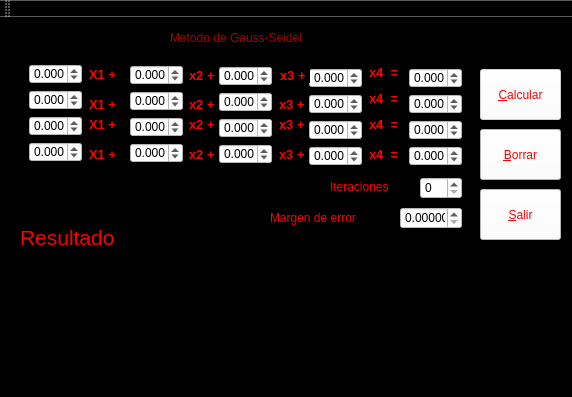
<?xml version="1.0" encoding="UTF-8"?>
<ui version="4.0">
 <class>seidel</class>
 <widget class="QMainWindow" name="seidel">
  <property name="geometry">
   <rect>
    <x>0</x>
    <y>0</y>
    <width>572</width>
    <height>397</height>
   </rect>
  </property>
  <property name="windowTitle">
   <string>seidel</string>
  </property>
  <property name="styleSheet">
   <string notr="true">background-color: rgb(0, 0, 0);</string>
  </property>
  <widget class="QWidget" name="centralWidget">
   <widget class="QLabel" name="label_12">
    <property name="geometry">
     <rect>
      <x>279</x>
      <y>129</y>
      <width>30</width>
      <height>16</height>
     </rect>
    </property>
    <property name="font">
     <font>
      <pointsize>10</pointsize>
      <weight>75</weight>
      <bold>true</bold>
     </font>
    </property>
    <property name="styleSheet">
     <string notr="true">color: rgb(255, 0, 0);</string>
    </property>
    <property name="text">
     <string>x3 +</string>
    </property>
   </widget>
   <widget class="QDoubleSpinBox" name="d1">
    <property name="geometry">
     <rect>
      <x>309</x>
      <y>51</y>
      <width>53</width>
      <height>20</height>
     </rect>
    </property>
    <property name="styleSheet">
     <string notr="true">background-color: rgb(255, 255, 255);</string>
    </property>
    <property name="decimals">
     <number>3</number>
    </property>
    <property name="minimum">
     <double>-99.000000000000000</double>
    </property>
    <property name="singleStep">
     <double>0.100000000000000</double>
    </property>
   </widget>
   <widget class="QDoubleSpinBox" name="c2">
    <property name="geometry">
     <rect>
      <x>219</x>
      <y>75</y>
      <width>53</width>
      <height>20</height>
     </rect>
    </property>
    <property name="styleSheet">
     <string notr="true">background-color: rgb(255, 255, 255);</string>
    </property>
    <property name="decimals">
     <number>3</number>
    </property>
    <property name="minimum">
     <double>-99.000000000000000</double>
    </property>
    <property name="singleStep">
     <double>0.100000000000000</double>
    </property>
   </widget>
   <widget class="QLabel" name="label_18">
    <property name="geometry">
     <rect>
      <x>170</x>
      <y>0</y>
      <width>241</width>
      <height>41</height>
     </rect>
    </property>
    <property name="styleSheet">
     <string notr="true">color: rgb(170, 0, 0);
font: 75 16pt &quot;MS Shell Dlg 2&quot;;</string>
    </property>
    <property name="text">
     <string>Metodo de Gauss-Seidel</string>
    </property>
   </widget>
   <widget class="QLabel" name="label_9">
    <property name="geometry">
     <rect>
      <x>189</x>
      <y>99</y>
      <width>30</width>
      <height>16</height>
     </rect>
    </property>
    <property name="font">
     <font>
      <pointsize>10</pointsize>
      <weight>75</weight>
      <bold>true</bold>
     </font>
    </property>
    <property name="styleSheet">
     <string notr="true">color: rgb(255, 1, 3);</string>
    </property>
    <property name="text">
     <string>x2 +</string>
    </property>
   </widget>
   <widget class="QDoubleSpinBox" name="D">
    <property name="geometry">
     <rect>
      <x>409</x>
      <y>129</y>
      <width>53</width>
      <height>20</height>
     </rect>
    </property>
    <property name="styleSheet">
     <string notr="true">background-color: rgb(255, 255, 255);</string>
    </property>
    <property name="decimals">
     <number>3</number>
    </property>
    <property name="minimum">
     <double>-99.000000000000000</double>
    </property>
    <property name="singleStep">
     <double>0.100000000000000</double>
    </property>
   </widget>
   <widget class="QDoubleSpinBox" name="d3">
    <property name="geometry">
     <rect>
      <x>309</x>
      <y>103</y>
      <width>53</width>
      <height>20</height>
     </rect>
    </property>
    <property name="styleSheet">
     <string notr="true">background-color: rgb(255, 255, 255);</string>
    </property>
    <property name="decimals">
     <number>3</number>
    </property>
    <property name="minimum">
     <double>-99.000000000000000</double>
    </property>
    <property name="singleStep">
     <double>0.100000000000000</double>
    </property>
   </widget>
   <widget class="QDoubleSpinBox" name="b3">
    <property name="geometry">
     <rect>
      <x>130</x>
      <y>100</y>
      <width>53</width>
      <height>20</height>
     </rect>
    </property>
    <property name="styleSheet">
     <string notr="true">background-color: rgb(255, 255, 255);</string>
    </property>
    <property name="decimals">
     <number>3</number>
    </property>
    <property name="minimum">
     <double>-99.000000000000000</double>
    </property>
    <property name="singleStep">
     <double>0.100000000000000</double>
    </property>
   </widget>
   <widget class="QPushButton" name="calcular">
    <property name="enabled">
     <bool>false</bool>
    </property>
    <property name="geometry">
     <rect>
      <x>480</x>
      <y>52</y>
      <width>81</width>
      <height>51</height>
     </rect>
    </property>
    <property name="styleSheet">
     <string notr="true">color: rgb(255, 0, 0);
font: 75 16pt &quot;MS Shell Dlg 2&quot;;
background-color: rgb(255, 255, 255);</string>
    </property>
    <property name="text">
     <string>&amp;Calcular</string>
    </property>
   </widget>
   <widget class="QDoubleSpinBox" name="b1">
    <property name="geometry">
     <rect>
      <x>130</x>
      <y>48</y>
      <width>53</width>
      <height>20</height>
     </rect>
    </property>
    <property name="styleSheet">
     <string notr="true">background-color: rgb(255, 255, 255);</string>
    </property>
    <property name="decimals">
     <number>3</number>
    </property>
    <property name="minimum">
     <double>-99.000000000000000</double>
    </property>
    <property name="singleStep">
     <double>0.100000000000000</double>
    </property>
   </widget>
   <widget class="QLabel" name="label_2">
    <property name="geometry">
     <rect>
      <x>89</x>
      <y>129</y>
      <width>32</width>
      <height>16</height>
     </rect>
    </property>
    <property name="font">
     <font>
      <pointsize>10</pointsize>
      <weight>75</weight>
      <bold>true</bold>
     </font>
    </property>
    <property name="styleSheet">
     <string notr="true">color: rgb(255, 0, 0);</string>
    </property>
    <property name="text">
     <string>X1 +</string>
    </property>
   </widget>
   <widget class="QDoubleSpinBox" name="a2">
    <property name="geometry">
     <rect>
      <x>29</x>
      <y>73</y>
      <width>53</width>
      <height>20</height>
     </rect>
    </property>
    <property name="styleSheet">
     <string notr="true">background-color: rgb(255, 255, 255);</string>
    </property>
    <property name="decimals">
     <number>3</number>
    </property>
    <property name="minimum">
     <double>-99.000000000000000</double>
    </property>
    <property name="singleStep">
     <double>0.100000000000000</double>
    </property>
   </widget>
   <widget class="QDoubleSpinBox" name="d2">
    <property name="geometry">
     <rect>
      <x>309</x>
      <y>77</y>
      <width>53</width>
      <height>20</height>
     </rect>
    </property>
    <property name="styleSheet">
     <string notr="true">background-color: rgb(255, 255, 255);</string>
    </property>
    <property name="decimals">
     <number>3</number>
    </property>
    <property name="minimum">
     <double>-99.000000000000000</double>
    </property>
    <property name="singleStep">
     <double>0.100000000000000</double>
    </property>
   </widget>
   <widget class="QLabel" name="label_15">
    <property name="geometry">
     <rect>
      <x>369</x>
      <y>47</y>
      <width>34</width>
      <height>16</height>
     </rect>
    </property>
    <property name="font">
     <font>
      <pointsize>10</pointsize>
      <weight>75</weight>
      <bold>true</bold>
     </font>
    </property>
    <property name="styleSheet">
     <string notr="true">color: rgb(255, 1, 3);</string>
    </property>
    <property name="text">
     <string>x4  =</string>
    </property>
   </widget>
   <widget class="QLabel" name="label_10">
    <property name="geometry">
     <rect>
      <x>279</x>
      <y>79</y>
      <width>30</width>
      <height>16</height>
     </rect>
    </property>
    <property name="font">
     <font>
      <pointsize>10</pointsize>
      <weight>75</weight>
      <bold>true</bold>
     </font>
    </property>
    <property name="styleSheet">
     <string notr="true">color: rgb(255, 1, 3);</string>
    </property>
    <property name="text">
     <string>x3 +</string>
    </property>
   </widget>
   <widget class="QDoubleSpinBox" name="C">
    <property name="geometry">
     <rect>
      <x>409</x>
      <y>103</y>
      <width>53</width>
      <height>20</height>
     </rect>
    </property>
    <property name="styleSheet">
     <string notr="true">background-color: rgb(255, 255, 255);</string>
    </property>
    <property name="decimals">
     <number>3</number>
    </property>
    <property name="minimum">
     <double>-99.000000000000000</double>
    </property>
    <property name="singleStep">
     <double>0.100000000000000</double>
    </property>
   </widget>
   <widget class="QLabel" name="Resultado">
    <property name="geometry">
     <rect>
      <x>20</x>
      <y>240</y>
      <width>451</width>
      <height>111</height>
     </rect>
    </property>
    <property name="styleSheet">
     <string notr="true">color: rgb(255, 0, 0);
font: 75 12pt &quot;MS Shell Dlg 2&quot;;</string>
    </property>
    <property name="text">
     <string/>
    </property>
   </widget>
   <widget class="QDoubleSpinBox" name="a1">
    <property name="geometry">
     <rect>
      <x>29</x>
      <y>47</y>
      <width>53</width>
      <height>20</height>
     </rect>
    </property>
    <property name="styleSheet">
     <string notr="true">background-color: rgb(255, 255, 255);</string>
    </property>
    <property name="decimals">
     <number>3</number>
    </property>
    <property name="minimum">
     <double>-99.000000000000000</double>
    </property>
    <property name="singleStep">
     <double>0.100000000000000</double>
    </property>
   </widget>
   <widget class="QLabel" name="label_14">
    <property name="geometry">
     <rect>
      <x>369</x>
      <y>73</y>
      <width>34</width>
      <height>16</height>
     </rect>
    </property>
    <property name="font">
     <font>
      <pointsize>10</pointsize>
      <weight>75</weight>
      <bold>true</bold>
     </font>
    </property>
    <property name="styleSheet">
     <string notr="true">color: rgb(255, 1, 3);</string>
    </property>
    <property name="text">
     <string>x4  =</string>
    </property>
   </widget>
   <widget class="QLabel" name="label_13">
    <property name="geometry">
     <rect>
      <x>279</x>
      <y>99</y>
      <width>30</width>
      <height>16</height>
     </rect>
    </property>
    <property name="font">
     <font>
      <pointsize>10</pointsize>
      <weight>75</weight>
      <bold>true</bold>
     </font>
    </property>
    <property name="styleSheet">
     <string notr="true">color: rgb(255, 1, 3);</string>
    </property>
    <property name="text">
     <string>x3 +</string>
    </property>
   </widget>
   <widget class="QLabel" name="label_3">
    <property name="geometry">
     <rect>
      <x>89</x>
      <y>99</y>
      <width>32</width>
      <height>16</height>
     </rect>
    </property>
    <property name="font">
     <font>
      <pointsize>10</pointsize>
      <weight>75</weight>
      <bold>true</bold>
     </font>
    </property>
    <property name="styleSheet">
     <string notr="true">color: rgb(255, 0, 0);</string>
    </property>
    <property name="text">
     <string>X1 +</string>
    </property>
   </widget>
   <widget class="QDoubleSpinBox" name="d4">
    <property name="geometry">
     <rect>
      <x>309</x>
      <y>129</y>
      <width>53</width>
      <height>20</height>
     </rect>
    </property>
    <property name="styleSheet">
     <string notr="true">background-color: rgb(255, 255, 255);</string>
    </property>
    <property name="decimals">
     <number>3</number>
    </property>
    <property name="minimum">
     <double>-99.000000000000000</double>
    </property>
    <property name="singleStep">
     <double>0.100000000000000</double>
    </property>
   </widget>
   <widget class="QLabel" name="label_8">
    <property name="geometry">
     <rect>
      <x>189</x>
      <y>129</y>
      <width>30</width>
      <height>16</height>
     </rect>
    </property>
    <property name="font">
     <font>
      <pointsize>10</pointsize>
      <weight>75</weight>
      <bold>true</bold>
     </font>
    </property>
    <property name="styleSheet">
     <string notr="true">color: rgb(255, 1, 3);</string>
    </property>
    <property name="text">
     <string>x2 +</string>
    </property>
   </widget>
   <widget class="QDoubleSpinBox" name="a3">
    <property name="geometry">
     <rect>
      <x>29</x>
      <y>99</y>
      <width>53</width>
      <height>20</height>
     </rect>
    </property>
    <property name="styleSheet">
     <string notr="true">background-color: rgb(255, 255, 255);</string>
    </property>
    <property name="decimals">
     <number>3</number>
    </property>
    <property name="minimum">
     <double>-99.000000000000000</double>
    </property>
    <property name="singleStep">
     <double>0.100000000000000</double>
    </property>
   </widget>
   <widget class="QDoubleSpinBox" name="c4">
    <property name="geometry">
     <rect>
      <x>219</x>
      <y>127</y>
      <width>53</width>
      <height>20</height>
     </rect>
    </property>
    <property name="styleSheet">
     <string notr="true">background-color: rgb(255, 255, 255);</string>
    </property>
    <property name="decimals">
     <number>3</number>
    </property>
    <property name="minimum">
     <double>-99.000000000000000</double>
    </property>
    <property name="singleStep">
     <double>0.100000000000000</double>
    </property>
   </widget>
   <widget class="QDoubleSpinBox" name="A">
    <property name="geometry">
     <rect>
      <x>409</x>
      <y>51</y>
      <width>53</width>
      <height>20</height>
     </rect>
    </property>
    <property name="styleSheet">
     <string notr="true">background-color: rgb(255, 255, 255);</string>
    </property>
    <property name="decimals">
     <number>3</number>
    </property>
    <property name="minimum">
     <double>-99.000000000000000</double>
    </property>
    <property name="singleStep">
     <double>0.100000000000000</double>
    </property>
   </widget>
   <widget class="QDoubleSpinBox" name="B">
    <property name="geometry">
     <rect>
      <x>409</x>
      <y>77</y>
      <width>53</width>
      <height>20</height>
     </rect>
    </property>
    <property name="styleSheet">
     <string notr="true">background-color: rgb(255, 255, 255);</string>
    </property>
    <property name="decimals">
     <number>3</number>
    </property>
    <property name="minimum">
     <double>-99.000000000000000</double>
    </property>
    <property name="singleStep">
     <double>0.100000000000000</double>
    </property>
   </widget>
   <widget class="QDoubleSpinBox" name="b2">
    <property name="geometry">
     <rect>
      <x>130</x>
      <y>74</y>
      <width>53</width>
      <height>20</height>
     </rect>
    </property>
    <property name="styleSheet">
     <string notr="true">background-color: rgb(255, 255, 255);</string>
    </property>
    <property name="decimals">
     <number>3</number>
    </property>
    <property name="minimum">
     <double>-99.000000000000000</double>
    </property>
    <property name="singleStep">
     <double>0.100000000000000</double>
    </property>
   </widget>
   <widget class="QLabel" name="label_7">
    <property name="geometry">
     <rect>
      <x>189</x>
      <y>50</y>
      <width>30</width>
      <height>16</height>
     </rect>
    </property>
    <property name="font">
     <font>
      <pointsize>10</pointsize>
      <weight>75</weight>
      <bold>true</bold>
     </font>
    </property>
    <property name="styleSheet">
     <string notr="true">color: rgb(255, 1, 3);</string>
    </property>
    <property name="text">
     <string>x2 +</string>
    </property>
   </widget>
   <widget class="QLabel" name="label_6">
    <property name="geometry">
     <rect>
      <x>189</x>
      <y>79</y>
      <width>30</width>
      <height>16</height>
     </rect>
    </property>
    <property name="font">
     <font>
      <pointsize>10</pointsize>
      <weight>75</weight>
      <bold>true</bold>
     </font>
    </property>
    <property name="styleSheet">
     <string notr="true">color: rgb(255, 1, 3);</string>
    </property>
    <property name="text">
     <string>x2 +</string>
    </property>
   </widget>
   <widget class="QDoubleSpinBox" name="a4">
    <property name="geometry">
     <rect>
      <x>29</x>
      <y>125</y>
      <width>53</width>
      <height>20</height>
     </rect>
    </property>
    <property name="styleSheet">
     <string notr="true">background-color: rgb(255, 255, 255);</string>
    </property>
    <property name="decimals">
     <number>3</number>
    </property>
    <property name="minimum">
     <double>-99.000000000000000</double>
    </property>
    <property name="singleStep">
     <double>0.100000000000000</double>
    </property>
   </widget>
   <widget class="QDoubleSpinBox" name="b4">
    <property name="geometry">
     <rect>
      <x>130</x>
      <y>126</y>
      <width>53</width>
      <height>20</height>
     </rect>
    </property>
    <property name="styleSheet">
     <string notr="true">background-color: rgb(255, 255, 255);</string>
    </property>
    <property name="decimals">
     <number>3</number>
    </property>
    <property name="minimum">
     <double>-99.000000000000000</double>
    </property>
    <property name="singleStep">
     <double>0.100000000000000</double>
    </property>
   </widget>
   <widget class="QPushButton" name="borrar">
    <property name="geometry">
     <rect>
      <x>480</x>
      <y>112</y>
      <width>81</width>
      <height>51</height>
     </rect>
    </property>
    <property name="styleSheet">
     <string notr="true">color: rgb(255, 0, 0);
font: 75 16pt &quot;MS Shell Dlg 2&quot;;
background-color: rgb(255, 255, 255);</string>
    </property>
    <property name="text">
     <string>&amp;Borrar</string>
    </property>
   </widget>
   <widget class="QLabel" name="label_16">
    <property name="geometry">
     <rect>
      <x>369</x>
      <y>129</y>
      <width>34</width>
      <height>16</height>
     </rect>
    </property>
    <property name="font">
     <font>
      <pointsize>10</pointsize>
      <weight>75</weight>
      <bold>true</bold>
     </font>
    </property>
    <property name="styleSheet">
     <string notr="true">color: rgb(255, 1, 3);</string>
    </property>
    <property name="text">
     <string>x4  =</string>
    </property>
   </widget>
   <widget class="QLabel" name="label_5">
    <property name="geometry">
     <rect>
      <x>20</x>
      <y>210</y>
      <width>101</width>
      <height>21</height>
     </rect>
    </property>
    <property name="font">
     <font>
      <family>MS Shell Dlg 2</family>
      <pointsize>16</pointsize>
      <weight>9</weight>
      <italic>false</italic>
      <bold>false</bold>
     </font>
    </property>
    <property name="styleSheet">
     <string notr="true">color: rgb(255, 0, 0);
font: 75 16pt &quot;MS Shell Dlg 2&quot;;</string>
    </property>
    <property name="text">
     <string>Resultado</string>
    </property>
   </widget>
   <widget class="QLabel" name="label">
    <property name="geometry">
     <rect>
      <x>89</x>
      <y>79</y>
      <width>32</width>
      <height>16</height>
     </rect>
    </property>
    <property name="font">
     <font>
      <pointsize>10</pointsize>
      <weight>75</weight>
      <bold>true</bold>
     </font>
    </property>
    <property name="styleSheet">
     <string notr="true">color: rgb(255, 0, 0);</string>
    </property>
    <property name="text">
     <string>X1 +</string>
    </property>
   </widget>
   <widget class="QDoubleSpinBox" name="c3">
    <property name="geometry">
     <rect>
      <x>219</x>
      <y>101</y>
      <width>53</width>
      <height>20</height>
     </rect>
    </property>
    <property name="styleSheet">
     <string notr="true">background-color: rgb(255, 255, 255);</string>
    </property>
    <property name="decimals">
     <number>3</number>
    </property>
    <property name="minimum">
     <double>-99.000000000000000</double>
    </property>
    <property name="singleStep">
     <double>0.100000000000000</double>
    </property>
   </widget>
   <widget class="QPushButton" name="salir">
    <property name="geometry">
     <rect>
      <x>480</x>
      <y>172</y>
      <width>81</width>
      <height>51</height>
     </rect>
    </property>
    <property name="styleSheet">
     <string notr="true">color: rgb(255, 0, 0);
font: 75 16pt &quot;MS Shell Dlg 2&quot;;
background-color: rgb(255, 255, 255);</string>
    </property>
    <property name="text">
     <string>&amp;Salir</string>
    </property>
   </widget>
   <widget class="QDoubleSpinBox" name="c1">
    <property name="geometry">
     <rect>
      <x>219</x>
      <y>49</y>
      <width>53</width>
      <height>20</height>
     </rect>
    </property>
    <property name="styleSheet">
     <string notr="true">background-color: rgb(255, 255, 255);</string>
    </property>
    <property name="decimals">
     <number>3</number>
    </property>
    <property name="minimum">
     <double>-99.000000000000000</double>
    </property>
    <property name="singleStep">
     <double>0.100000000000000</double>
    </property>
   </widget>
   <widget class="QLabel" name="label_4">
    <property name="geometry">
     <rect>
      <x>89</x>
      <y>49</y>
      <width>32</width>
      <height>16</height>
     </rect>
    </property>
    <property name="font">
     <font>
      <pointsize>10</pointsize>
      <weight>75</weight>
      <bold>true</bold>
     </font>
    </property>
    <property name="styleSheet">
     <string notr="true">color: rgb(255, 0, 0);</string>
    </property>
    <property name="text">
     <string>X1 +</string>
    </property>
   </widget>
   <widget class="QLabel" name="label_17">
    <property name="geometry">
     <rect>
      <x>369</x>
      <y>99</y>
      <width>34</width>
      <height>16</height>
     </rect>
    </property>
    <property name="font">
     <font>
      <pointsize>10</pointsize>
      <weight>75</weight>
      <bold>true</bold>
     </font>
    </property>
    <property name="styleSheet">
     <string notr="true">color: rgb(255, 1, 3);</string>
    </property>
    <property name="text">
     <string>x4  =</string>
    </property>
   </widget>
   <widget class="QLabel" name="label_11">
    <property name="geometry">
     <rect>
      <x>280</x>
      <y>50</y>
      <width>30</width>
      <height>16</height>
     </rect>
    </property>
    <property name="font">
     <font>
      <pointsize>10</pointsize>
      <weight>75</weight>
      <bold>true</bold>
     </font>
    </property>
    <property name="styleSheet">
     <string notr="true">color: rgb(255, 1, 3);</string>
    </property>
    <property name="text">
     <string>x3 +</string>
    </property>
   </widget>
   <widget class="QSpinBox" name="spinBox">
    <property name="geometry">
     <rect>
      <x>420</x>
      <y>160</y>
      <width>42</width>
      <height>22</height>
     </rect>
    </property>
    <property name="styleSheet">
     <string notr="true">background-color: rgb(255, 255, 255);</string>
    </property>
    <property name="maximum">
     <number>999</number>
    </property>
   </widget>
   <widget class="QDoubleSpinBox" name="doubleSpinBox">
    <property name="geometry">
     <rect>
      <x>400</x>
      <y>190</y>
      <width>62</width>
      <height>22</height>
     </rect>
    </property>
    <property name="styleSheet">
     <string notr="true">background-color: rgb(255, 255, 255);</string>
    </property>
    <property name="decimals">
     <number>5</number>
    </property>
    <property name="singleStep">
     <double>0.100000000000000</double>
    </property>
   </widget>
   <widget class="QLabel" name="label_19">
    <property name="geometry">
     <rect>
      <x>330</x>
      <y>160</y>
      <width>81</width>
      <height>20</height>
     </rect>
    </property>
    <property name="styleSheet">
     <string notr="true">color: rgb(255, 0, 0);
font: 75 12pt &quot;MS Shell Dlg 2&quot;;</string>
    </property>
    <property name="text">
     <string>Iteraciones</string>
    </property>
   </widget>
   <widget class="QLabel" name="label_20">
    <property name="geometry">
     <rect>
      <x>270</x>
      <y>190</y>
      <width>121</width>
      <height>21</height>
     </rect>
    </property>
    <property name="styleSheet">
     <string notr="true">color: rgb(255, 0, 0);
font: 75 12pt &quot;MS Shell Dlg 2&quot;;</string>
    </property>
    <property name="text">
     <string>Margen de error</string>
    </property>
   </widget>
  </widget>
  <widget class="QToolBar" name="mainToolBar">
   <attribute name="toolBarArea">
    <enum>TopToolBarArea</enum>
   </attribute>
   <attribute name="toolBarBreak">
    <bool>false</bool>
   </attribute>
  </widget>
  <widget class="QStatusBar" name="statusBar"/>
 </widget>
 <layoutdefault spacing="6" margin="11"/>
 <resources/>
 <connections/>
</ui>
